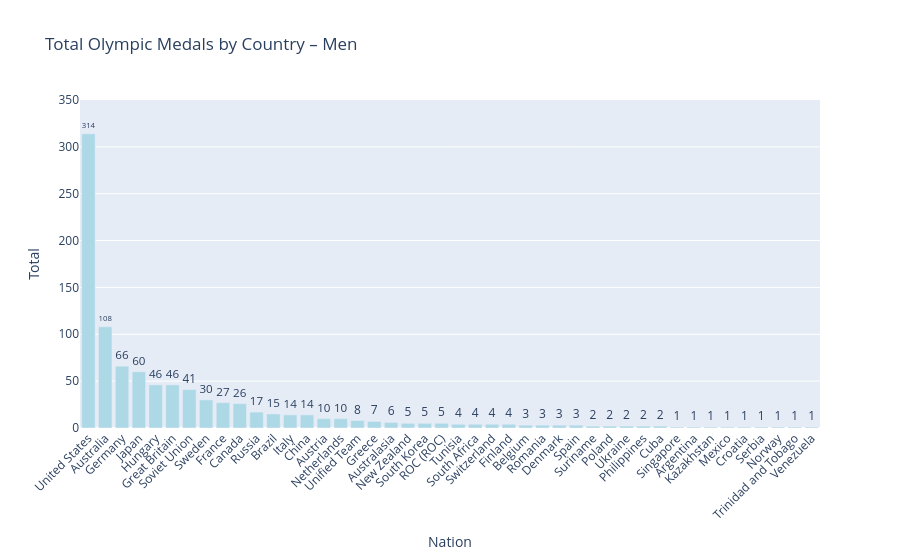
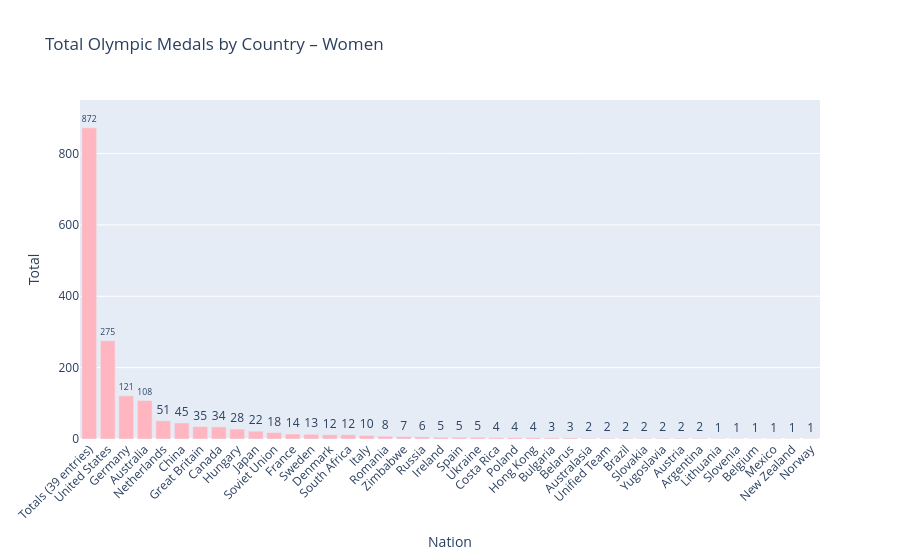

Notebook source saved alongside these figures, in order:
### Code cell
# Filter out the total summary row 
df_plot = df_eda_medals[df_eda_medals['Nation'] != 'Totals (44 entries)']

# Separate dataset by gender 
df_men = df_plot[df_plot['Gender'] == 'men']
df_women = df_plot[df_plot['Gender'] == 'women']

# Function to plot bar chart of total medals by country 
def plot_bar_medals(df, gender_label, y_max=None, bar_color=None):
    # Sort countries by total medals in descending order
    df_sorted = df.sort_values('Total', ascending=False)
    
    # Create a Plotly bar chart
    fig = px.bar(
        df_sorted,
        x='Nation',
        y='Total',
        title=f'Total Olympic Medals by Country – {gender_label}',
        text='Total',  # Show medal count on top of bars
        color_discrete_sequence=[bar_color] if bar_color else None
    )
    
    # Display the medal counts above the bars
    fig.update_traces(textposition='outside')
    
    # Adjust layout: x-axis tick angle and optional y-axis range
    fig.update_layout(
        xaxis_tickangle=-45,
        yaxis=dict(range=[0, y_max] if y_max else None)
    )
    
    # Show the interactive plot
    fig.show()

# --- Plot bar charts for Men and Women ---
plot_bar_medals(df_men, "Men", y_max=350, bar_color='lightblue')
plot_bar_medals(df_women, "Women", y_max=950, bar_color='lightpink')

### Figure 1 — Plotly figure (JSON) as saved in the notebook; plotly's stock layout.template omitted (floating-point values rounded to 4 significant figures)
{"data": [{"hovertemplate": "Nation=%{x}<br>Total=%{text}<extra></extra>", "legendgroup": "", "marker": {"color": "lightblue", "pattern": {"shape": ""}}, "name": "", "orientation": "v", "showlegend": false, "text": [314.0, 108.0, 66.0, 60.0, 46.0, 46.0, 41.0, 30.0, 27.0, 26.0, 17.0, 15.0, 14.0, 14.0, 10.0, 10.0, 8.0, 7.0, 6.0, 5.0, 5.0, 5.0, 4.0, 4.0, 4.0, 4.0, 3.0, 3.0, 3.0, 3.0, 2.0, 2.0, 2.0, 2.0, 2.0, 1.0, 1.0, 1.0, 1.0, 1.0, 1.0, 1.0, 1.0, 1.0], "textposition": "outside", "type": "bar", "x": ["United States", "Australia", "Germany", "Japan", "Hungary", "Great Britain", "Soviet Union", "Sweden", "France", "Canada", "Russia", "Brazil", "Italy", "China", "Austria", "Netherlands", "Unified Team", "Greece", "Australasia", "New Zealand", "South Korea", "ROC (ROC)", "Tunisia", "South Africa", "Switzerland", "Finland", "Belgium", "Romania", "Denmark", "Spain", "Suriname", "Poland", "Ukraine", "Philippines", "Cuba", "Singapore", "Argentina", "Kazakhstan", "Mexico", "Croatia", "Serbia", "Norway", "Trinidad and Tobago", "Venezuela"], "xaxis": "x", "y": [314, 108, 66, 60, 46, 46, 41, 30, 27, 26, 17, 15, 14, 14, 10, 10, 8, 7, 6, 5, 5, 5, 4, 4, 4, 4, 3, 3, 3, 3, 2, 2, 2, 2, 2, 1, 1, 1, 1, 1, 1, 1, 1, 1], "yaxis": "y"}], "layout": {"barmode": "relative", "legend": {"tracegroupgap": 0}, "title": {"text": "Total Olympic Medals by Country – Men"}, "xaxis": {"anchor": "y", "domain": [0, 1], "tickangle": -45, "title": {"text": "Nation"}}, "yaxis": {"anchor": "x", "domain": [0, 1], "range": [0, 350], "title": {"text": "Total"}}}}

### Figure 2 — Plotly figure (JSON) as saved in the notebook; plotly's stock layout.template omitted (floating-point values rounded to 4 significant figures)
{"data": [{"hovertemplate": "Nation=%{x}<br>Total=%{text}<extra></extra>", "legendgroup": "", "marker": {"color": "lightpink", "pattern": {"shape": ""}}, "name": "", "orientation": "v", "showlegend": false, "text": [872.0, 275.0, 121.0, 108.0, 51.0, 45.0, 35.0, 34.0, 28.0, 22.0, 18.0, 14.0, 13.0, 12.0, 12.0, 10.0, 8.0, 7.0, 6.0, 5.0, 5.0, 5.0, 4.0, 4.0, 4.0, 3.0, 3.0, 2.0, 2.0, 2.0, 2.0, 2.0, 2.0, 2.0, 1.0, 1.0, 1.0, 1.0, 1.0, 1.0], "textposition": "outside", "type": "bar", "x": ["Totals (39 entries)", "United States", "Germany", "Australia", "Netherlands", "China", "Great Britain", "Canada", "Hungary", "Japan", "Soviet Union", "France", "Sweden", "Denmark", "South Africa", "Italy", "Romania", "Zimbabwe", "Russia", "Ireland", "Spain", "Ukraine", "Costa Rica", "Poland", "Hong Kong", "Bulgaria", "Belarus", "Australasia", "Unified Team", "Brazil", "Slovakia", "Yugoslavia", "Austria", "Argentina", "Lithuania", "Slovenia", "Belgium", "Mexico", "New Zealand", "Norway"], "xaxis": "x", "y": [872, 275, 121, 108, 51, 45, 35, 34, 28, 22, 18, 14, 13, 12, 12, 10, 8, 7, 6, 5, 5, 5, 4, 4, 4, 3, 3, 2, 2, 2, 2, 2, 2, 2, 1, 1, 1, 1, 1, 1], "yaxis": "y"}], "layout": {"barmode": "relative", "legend": {"tracegroupgap": 0}, "title": {"text": "Total Olympic Medals by Country – Women"}, "xaxis": {"anchor": "y", "domain": [0, 1], "tickangle": -45, "title": {"text": "Nation"}}, "yaxis": {"anchor": "x", "domain": [0, 1], "range": [0, 950], "title": {"text": "Total"}}}}
